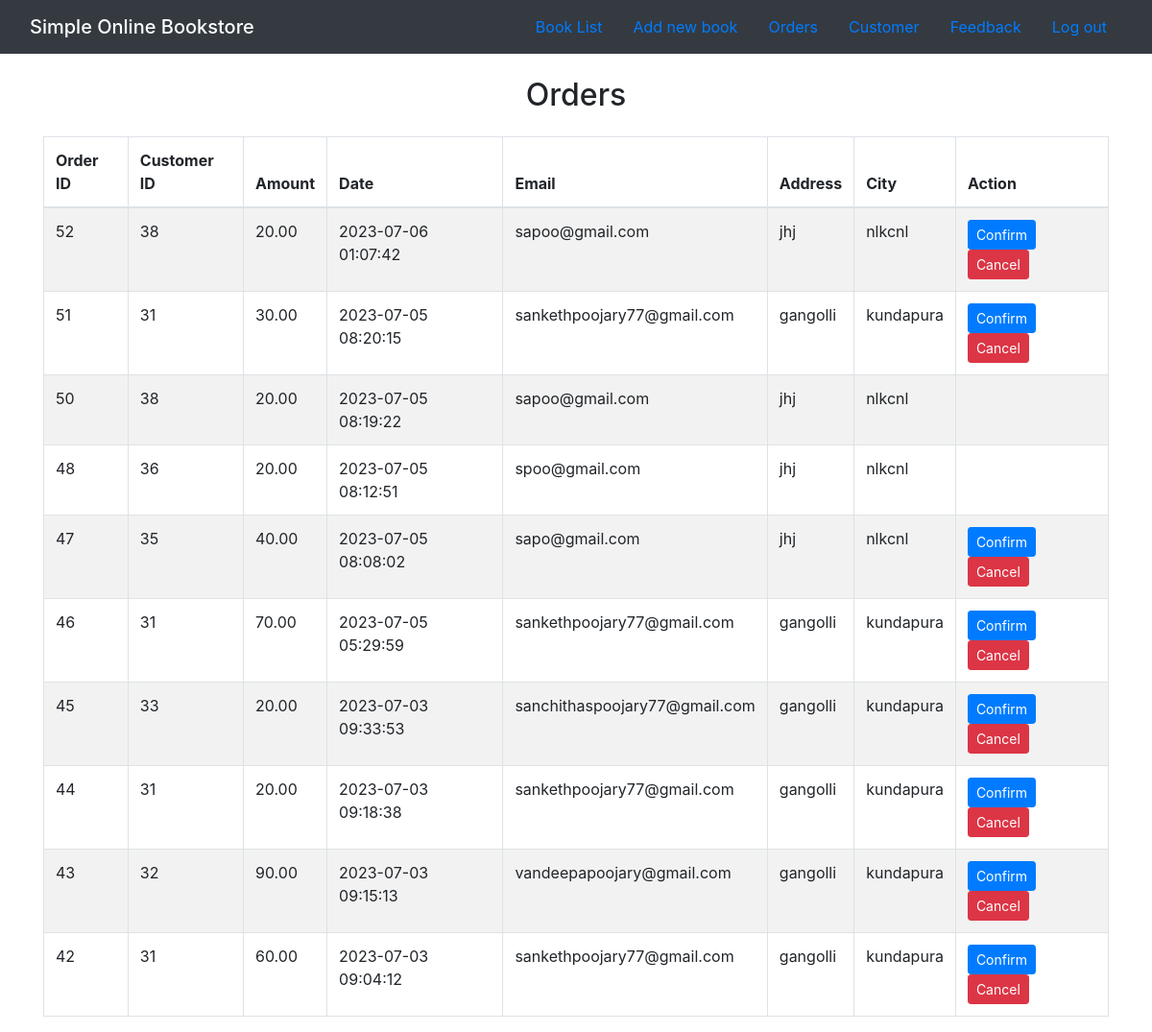
The page /detail.php (signed in) on the database its author committed.
### tables this page shows
CREATE TABLE `orders` (
  `orderid` int(10) UNSIGNED NOT NULL,
  `customerid` int(10) UNSIGNED NOT NULL,
  `amount` decimal(6,2) DEFAULT NULL,
  `date` timestamp NOT NULL DEFAULT current_timestamp(),
  `e-mail` char(60) NOT NULL,
  `ship_address` char(80) NOT NULL,
  `ship_city` char(30) NOT NULL,
  `ship_zip_code` char(10) NOT NULL,
  `ship_country` char(20) NOT NULL,
  `status` varchar(10) NOT NULL DEFAULT 'pending'
);

### functions/database_functions.php (called while the page is built, shortened)
<?php
function getAllrders($conn){
		$query = "SELECT * from orders ORDER BY orderid DESC";
		$result = mysqli_query($conn, $query);
		return $result;
	}
?>

### detail.php (the view, shortened to what this page needs)
<?php
    require_once "./functions/database_functions.php";
    $conn = db_connect();
    $result = getAllrders($conn);
?>
<!DOCTYPE html>
<html lang="en">
<head>
    <link href="https://maxcdn.bootstrapcdn.com/bootstrap/4.5.2/css/bootstrap.min.css" rel="stylesheet">
</head>
<body>
<nav id="navbar" class="navbar navbar-dark bg-dark">
        <div class="container-fluid">
            <span class="navbar-brand mb-0 h1">Simple Online Bookstore</span>
            <ul class="nav">
                <li class="nav-item"><a class="nav-link" href="admin_book.php">Book List</a></li>
                <li class="nav-item"><a class="nav-link" href="admin_add.php">Add new book</a></li>
                <li class="nav-item"><a class="nav-link" href="detail.php">Orders</a></li>
                <li class="nav-item"><a class="nav-link" href="customer.php">Customer</a></li>
                <li class="nav-item"><a class="nav-link" href="blank.php">Feedback</a></li>
                <li class="nav-item"><a class="nav-link" href="admin_signout.php">Log out</a></li>
            </ul>
        </div>
    </nav>
    <h2 class="fw-bolder text-center mt-4">Orders</h2>
    <div class="container mt-4">
        <div class="table-responsive">
            <table class="table table-striped table-bordered">
                <thead>
                    <tr>
                        <th>Order ID</th>
                        <th>Customer ID</th>
                        <th>Amount</th>
                        <th>Date</th>
                        <th>Email</th>
                        <th>Address</th>
                        <th>City</th>
                        <th>Action</th>
                    </tr>
                </thead>
                <tbody>
                    <?php while($row = mysqli_fetch_assoc($result)): ?>
                        <tr>
                            <td><?= $row['orderid']; ?></td>
                            <td><?= $row['customerid']; ?></td>
                            <td><?= $row['amount']; ?></td>
                            <td><?= $row['date']; ?></td>
                            <td><?= $row['e-mail']; ?></td>
                            <td><?= $row['ship_address']; ?></td>
                            <td><?= $row['ship_city']; ?></td>
                            <td>
                                <?php if($row['status'] == 'pending'): ?>
                                    <a href="confirm.php?e-mail=<?= $row['e-mail']; ?>&orderid=<?= $row['orderid']; ?>" class="btn btn-primary btn-sm" title="Confirm">Confirm</a>
                                    <a href="reject.php?e-mail=<?= $row['e-mail']; ?>&orderid=<?= $row['orderid']; ?>" class="btn btn-danger btn-sm" title="Reject" onclick="return confirm('Are you sure to cancel this book order?')">Cancel</a>
                                <?php elseif($row['status'] == 'Confirmed'): ?>
                                    <a href="reject.php?e-mail=<?= $row['e-mail']; ?>&orderid=<?= $row['orderid']; ?>" class="btn btn-danger btn-sm" title="Reject" onclick="return confirm('Are you sure to cancel this book order?')">Cancel</a>
                                <?php elseif($row['status'] == 'Canceled'): ?>
                                    <a href="confirm.php?e-mail=<?= $row['e-mail']; ?>&orderid=<?= $row['orderid']; ?>" class="btn btn-primary btn-sm" title="Confirm">Confirm</a>
                                <?php endif; ?>
                            </td>
                        </tr>
                    <?php endwhile; ?>
                </tbody>
            </table>
        </div>
    </div>
</body>
</html>

### rows shown on the page
orders: orderid "52", customerid "38", amount "20.00", date "2023-07-06 01:07:42", value "sapoo@gmail.com", ship_address "jhj", ship_city "nlkcnl"
orders: orderid "51", customerid "31", amount "30.00", date "2023-07-05 08:20:15", value "sankethpoojary77@gmail.com", ship_address "gangolli", ship_city "kundapura"
orders: orderid "50", customerid "38", amount "20.00", date "2023-07-05 08:19:22", value "sapoo@gmail.com", ship_address "jhj", ship_city "nlkcnl"
orders: orderid "48", customerid "36", amount "20.00", date "2023-07-05 08:12:51", value "spoo@gmail.com", ship_address "jhj", ship_city "nlkcnl"
orders: orderid "47", customerid "35", amount "40.00", date "2023-07-05 08:08:02", value "sapo@gmail.com", ship_address "jhj", ship_city "nlkcnl"
orders: orderid "46", customerid "31", amount "70.00", date "2023-07-05 05:29:59", value "sankethpoojary77@gmail.com", ship_address "gangolli", ship_city "kundapura"
orders: orderid "45", customerid "33", amount "20.00", date "2023-07-03 09:33:53", value "sanchithaspoojary77@gmail.com", ship_address "gangolli", ship_city "kundapura"
orders: orderid "44", customerid "31", amount "20.00", date "2023-07-03 09:18:38", value "sankethpoojary77@gmail.com", ship_address "gangolli", ship_city "kundapura"
orders: orderid "43", customerid "32", amount "90.00", date "2023-07-03 09:15:13", value "vandeepapoojary@gmail.com", ship_address "gangolli", ship_city "kundapura"
orders: orderid "42", customerid "31", amount "60.00", date "2023-07-03 09:04:12", value "sankethpoojary77@gmail.com", ship_address "gangolli", ship_city "kundapura"
